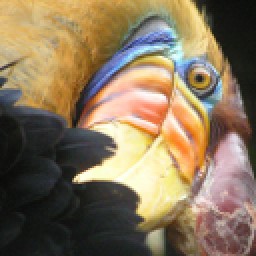
#> input picture test.png, 128 x 128 px (shown 2 times larger)
$ jupyter execute --allow-errors Homework-0.ipynb
#> lines starting #> are read from the running program, lines starting #| are printed output that depends on the picture; after the words box and inside, x2 and y2 are one past the last pixel; in counts of white or black regions, pixels touching at a corner belong together
# Problem 1

[cell 1]
# libraries needed
import numpy as np
import matplotlib.pyplot as plt
import string

[cell 2]
#Sentences to analyze
text = ["the quick brown fox jumps over a lazy dog","waltz, bad nymph, for quick jigs vex","glib jocks quiz nymph to vex dwarf","sphinx of black quartz, judge my vow","how vexingly quick daft zebras jump","the five boxing wizards jump quickly","jackdaws love my big sphinx of quartz","pack my box with five dozen liquor jugs","waltz, bad nymph, for quick jigs vex","quick zephyrs blow, vexing daft Jim","sphinx of black quartz, judge my vow","two driven jocks help fax my big quiz","five quacking zephyrs jolt my wax bed","the five boxing wizards jump quickly","pack my box with five dozen liquor jugs","the quick brown fox jumps over the lazy dog","jinxed wizards pluck ivy from the big quilt", "crazy fredrick bought many very exquisite opal jewels", "we promptly judged antique ivory buckles for the next prize", "a mad boxer shot a quick, gloved jab to the jaw of his dizzy opponent", "jaded zombies acted quaintly but kept driving their oxen forward", "the job requires extra pluck and zeal from every young wage earner"]

print(text)

# Histogram as dictionary
hist_1 = {}
#loop over a, b, ..., z and count how many times they repeat
for letter in range(ord('a'), ord('z') + 1):
    hist_1[chr(letter)] = ''.join(text).count(chr(letter))

print("Histogram as a dictionary: ",hist_1)
plt.bar(hist_1.keys(), hist_1.values())
plt.title('Histogram as a dictionary')
plt.xlabel('Letters')
plt.ylabel('Frequencies')
plt.show()
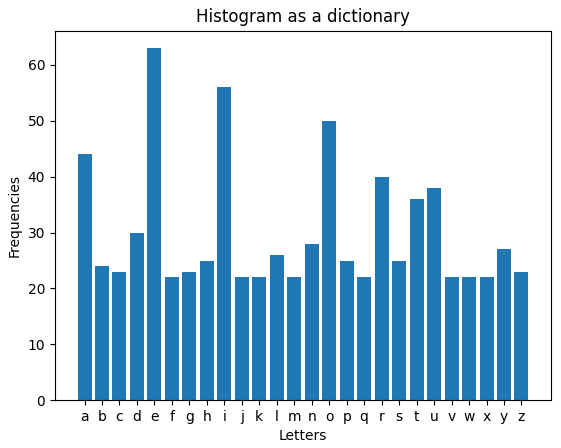
#> figure drawn by matplotlib, 1 panel; tallest bar 63 high, from x = 3.6 to 4.4

#Histogram as numpy array
#Use the dictionary already created to create a numpy array
items = [(k, v) for k, v in hist_1.items()] #get dictionary items

hist2_vals = np.zeros(26)

for i in range(26):
    hist2_vals[i] = items[i][1]

print("Histogram as array:  ",hist2_vals)
plt.bar(list(map(chr, range(ord('a'), ord('z')+1))),hist2_vals)
plt.title('Histogram as a array (unnormalized)')
plt.xlabel('Letters')
plt.ylabel('Frequencies')
plt.show()
#> figure, not shown here; tallest bar 63 high, from x = 3.6 to 4.4

#to normalize histogram sum all elements in array and divide array by sum
sum = 0
for i in range(26):
    sum += hist2_vals[i]

norm_histo = (1/sum)*hist2_vals

plt.bar(list(map(chr, range(ord('a'), ord('z')+1))), norm_histo)
plt.title('Histogram as a array (normalized)')
plt.xlabel('Letters')
plt.ylabel('Frequencies')
plt.show()
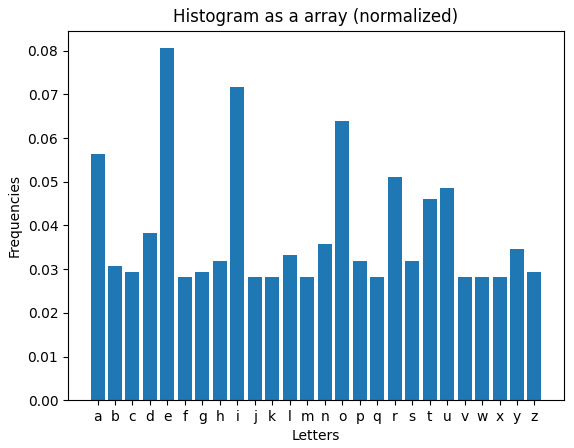
#> figure drawn by matplotlib, 1 panel; tallest bar 0.0806 high, from x = 3.6 to 4.4

# Problem 2

[cell 3]
import cv2
img = cv2.imread('test.png')
#> img is the input picture: shape (128, 128, 3); mean B, G, R 91.3, 117.4, 135.4

#plt.imshow(cv2.cvtColor(img, cv2.COLOR_BGR2RGB))

#Points to find euclidean distance
points = np.array([[255,0,0],[0,255,0],[0,0,255]])

#dimensions of img for loops
#w:image-width and h:image-height
(h, w) = img.shape[:2]
#> h = 128; w = 128

#array to save distances
dist = np.zeros(3)

#loop over all pixels
for i in range(h):
    for j in range(w):
        dist[0] = np.linalg.norm(img[i,j]-points[0,:])
        dist[1] = np.linalg.norm(img[i,j]-points[1,:])
        dist[2] = np.linalg.norm(img[i,j]-points[2,:])
        min_dist = min(dist)
        if min_dist == dist[0]:
            img[i,j] = points[0,:]
        if min_dist == dist[1]:
            img[i,j] = points[1,:]
        if min_dist == dist[2]:
            img[i,j] = points[2,:]
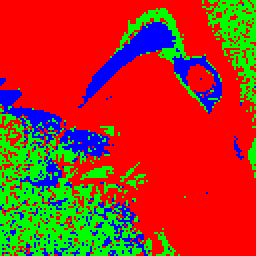
#> img: shape (128, 128, 3) (shown 2 times larger); mean B, G, R 28.9, 53.6, 172.4
#> after the loop, dist = [230.4, 224.8, 209.5]

#plt.imshow(cv2.cvtColor(img, cv2.COLOR_BGR2RGB))
isWritten = cv2.imwrite('output1.png', img)

#define square
start_point = (w//2 - 25, h//2 + 25)
#> start_point = (39, 89)
end_point = (w//2 + 25, h//2 - 25)
#> end_point = (89, 39)

cv2.rectangle(img, start_point, end_point, (0,0,0), -1)
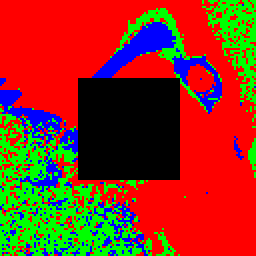
#> img: shape (128, 128, 3) (shown 2 times larger); 15.88% of pixels changed, all inside (x1, y1, x2, y2) = (39, 39, 90, 90)
isWritten = cv2.imwrite('output2.png', img)
plt.imshow(cv2.cvtColor(img, cv2.COLOR_BGR2RGB))
